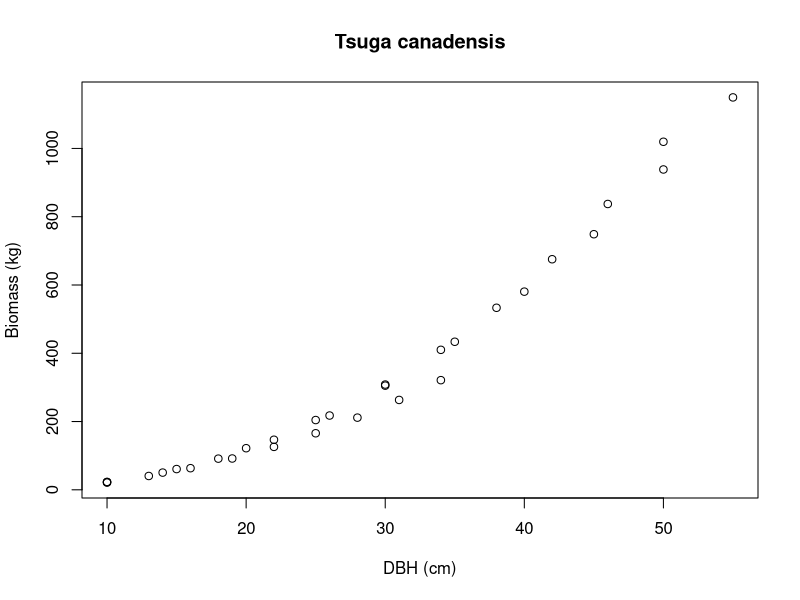
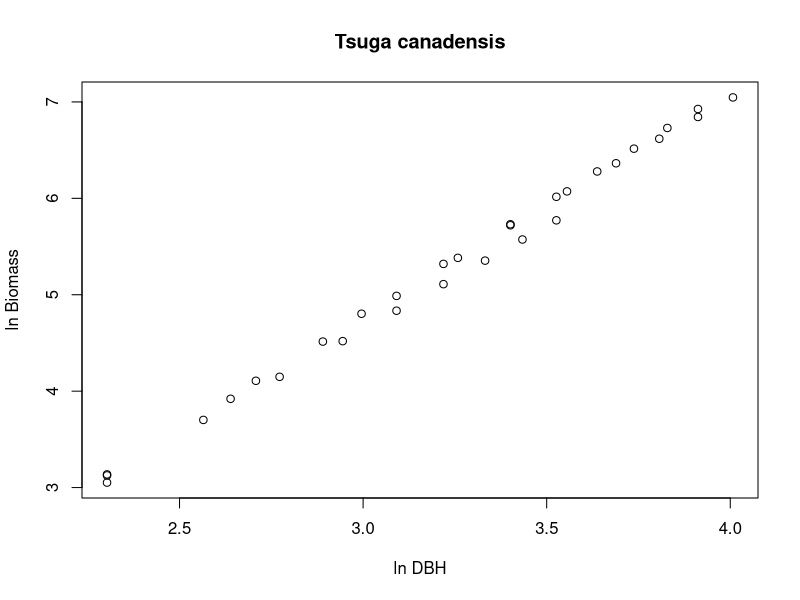
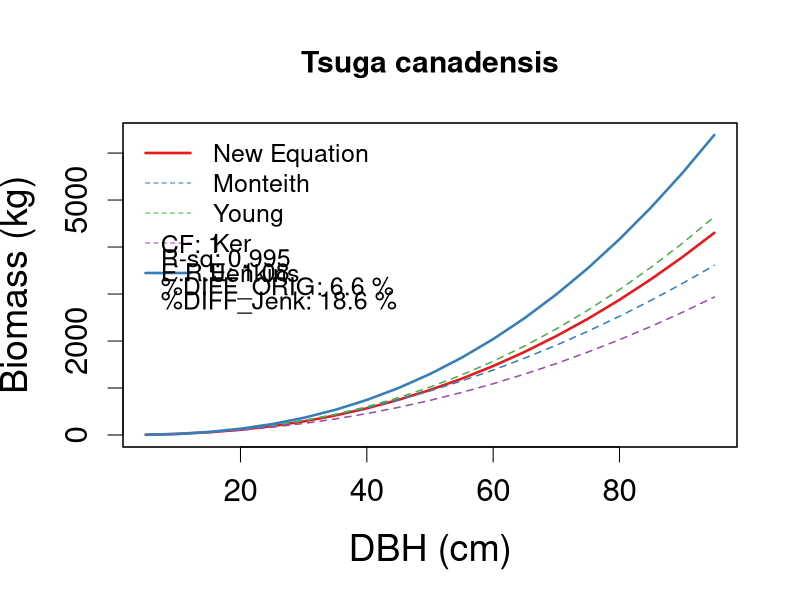

Generate these figures, in order, with R:
#Tsuga canadensis
#Simulate biomass values for a series of regional biomass equations
library(RColorBrewer)
color.pal <- brewer.pal(n=9, name="Set1")

#Simulate biomass allometric equations along the range of diameters used in the original
#publication. Atleast 10 points each.

#Monteith 1979 (New York)
#Range: 2.5 - 55 cm
eq1 <- data.frame(location="New York",
                  source="Monteith 1979",
                  dbh = seq(from=10, to=55, by=5))
eq1$est_kg <- 6.1371 - 0.2785*(eq1$dbh*10) + 0.004286*((eq1$dbh*10)^2)

#Young et al 1980 (Maine)
#Range: 2.54 - 50.8 cm
eq2 <- data.frame(location="Maine",
                  source="Young 1980",
                  dbh = seq(from=10, to=50, by=4))
eq2$est_kg <- exp(0.6803 + 2.3617*log(eq2$dbh/2.54))/2.205
#####
eq3 <- data.frame(location="New Brunswick",
                  source = "Ker 1980",
                  dbh = seq(from=10, to=34, by=3))
eq3$est_kg <- exp(-1.8223 + 2.1536*log(eq3$dbh))

#Combine the simulated pseudo-data and view in a scatter plot
psd_data <- rbind(eq1, eq2, eq3)
plot(est_kg ~ dbh, data=psd_data, pty=3, 
     main = "Tsuga canadensis", xlab = "DBH (cm)", ylab="Biomass (kg)")
plot(log(est_kg) ~ log(dbh), data=psd_data, pty=3,
     main = "Tsuga canadensis", xlab = "ln DBH", ylab="ln Biomass")

#Perform OLS regression on the ln transformed data
tsuga_new <- lm(log(est_kg) ~ log(dbh), data=psd_data)
summary(tsuga_new)
aov <- anova(tsuga_new)
b0 <- tsuga_new$coefficients[1]
b1 <- tsuga_new$coefficients[2]

#Assign MSE and RMSE values
MSE <- aov$`Mean Sq`[2]
RMSE <- sqrt(MSE)
(r2 <- summary(tsuga_new)$r.squared)

#Calculate and view the estimated relative error (E.R.E)
(ere <- exp(RMSE)) 

#Calculate and view the correction factor
(CF <- exp(MSE/2))

psd_data$new_est <- round(exp(b0 + b1*log(psd_data$dbh)), 2) * CF
psd_data$jenkins <- exp(-2.5384 + 2.4814*log(psd_data$dbh))
psd_data$abs_diff <- abs((psd_data$est_kg-psd_data$new_est)/psd_data$est_kg)
psd_data$jenk_diff <- abs((psd_data$jenkins-psd_data$new_est)/psd_data$jenkins)

#Calculate mean percent difference between NE equation all regional equations
(mean_diff <- mean(psd_data$abs_diff))

#Calcualte mean percent difference between NE equation and jenkins equation
(jenk_diff <- mean(psd_data$jenk_diff))

#Create sequence of dbh values (cm) along the range of balsam fir sizes in cfi data
dbh <- seq(from=5, to=95, by=5)

#Allometic Equations
monteith <- 6.1371 - 0.2785*(dbh*10) + 0.004286*((dbh*10)^2)
young <- exp(0.6803 + 2.3617*log(dbh/2.54))/2.205
ker <- exp(-1.8223 + 2.1536*log(dbh))
jenkins <- exp(-2.5384 + 2.4814*log(dbh))
new <- exp(b0 + b1*log(dbh)) * CF

#Plot new equation in comparison with original equations, along with fit statistcs
jpeg("C:/R Projects/Biomass_Modeling/Figures/Tsuga_canadensis.jpg", 
     width=18, height=10, units="in", res=72)
par(lwd=1.5, cex=1.5, cex.lab=1.5, cex.axis=1.25)
plot(new ~ dbh, type="l", ylim=c(0, max(jenkins)), col=color.pal[1], lwd=2.5,
     main="Tsuga canadensis", xlab="DBH (cm)", ylab="Biomass (kg)")
lines(dbh, monteith, lty=2, col=color.pal[2])
lines(dbh, young, lty=2, col=color.pal[3])
lines(dbh, ker, lty=2, col=color.pal[4])
lines(dbh, jenkins, col=color.pal[2], lty=1, lwd=2.5)

legend("topleft", 
       legend = c("New Equation", "Monteith", "Young", "Ker", "Jenkins"), 
       bty="n", lty=c(1,2,2,2,1),
       lwd = c(2.5, 1, 1,1, 2.5),
       col=c(color.pal[1:4], color.pal[2]))
text(x=5, y=4000, pos=4, labels=paste("CF:", round(CF, 2), sep=" "))
text(x=5, y=3700, pos=4, labels=paste("R-sq:", round(r2, 3), sep=" "))
text(x=5, y=3400, pos=4, labels=paste("E.R.E:", round(ere, 2), sep=" "))
text(x=5, y=3100, pos=4, labels=paste("%DIFF_ORIG:", round(mean_diff * 100, 1), "%", sep=" "))
text(x=5, y=2800, pos=4, labels=paste("%DIFF_Jenk:", round(jenk_diff * 100, 1), "%", sep=" "))
dev.off()
